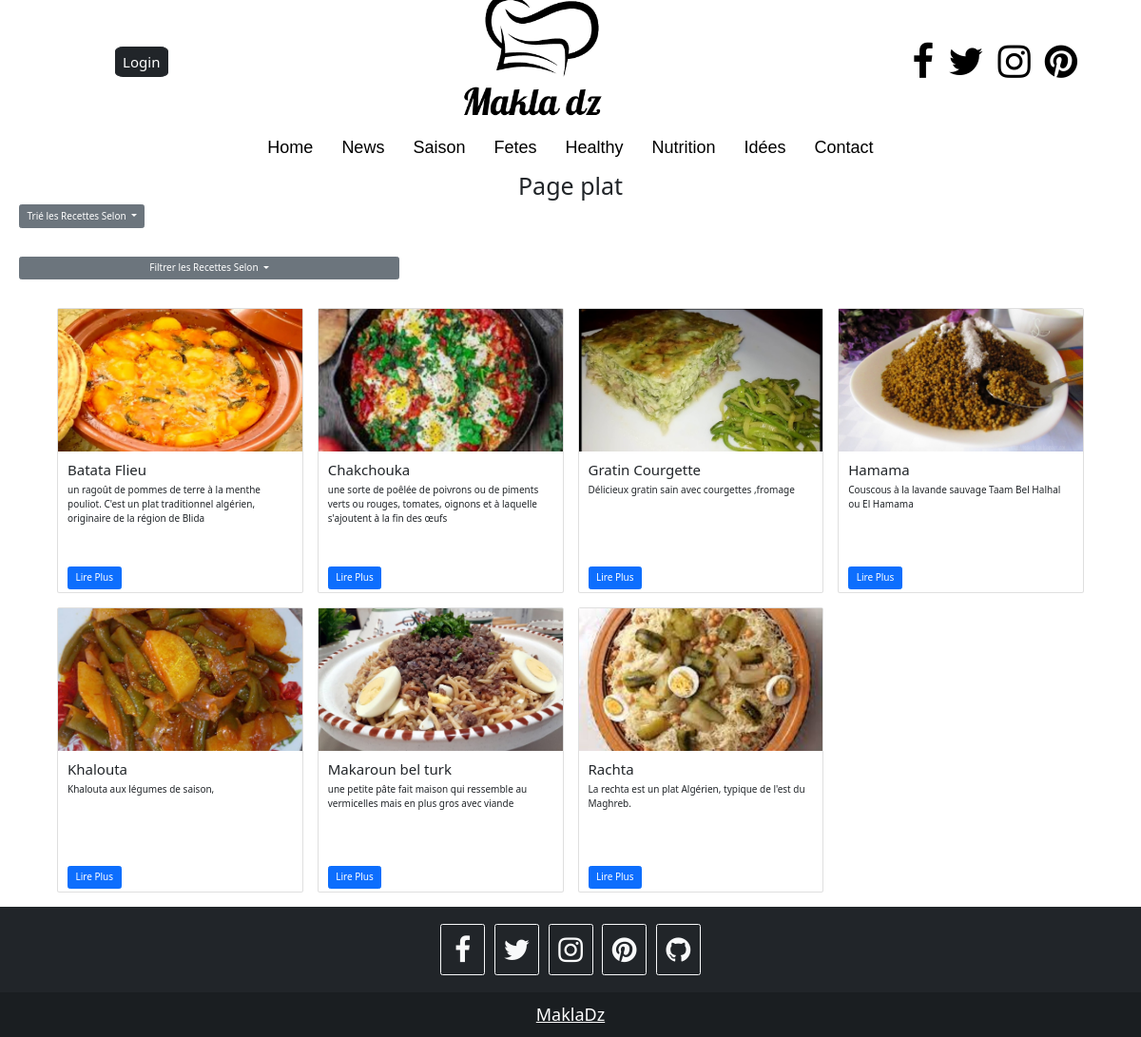
The app's page /Router/PageCategorie.php with its own data.
### tables this page shows
CREATE TABLE IF NOT EXISTS `recette` (
  `titre` varchar(100) NOT NULL,
  `categorie` enum('entree','plat','desert','boisson') NOT NULL,
  `valider` bit(1) NOT NULL,
  `userid` int(50) DEFAULT NULL,
  `image` varchar(500) DEFAULT NULL,
  `ddescription` text NOT NULL,
  `description` mediumtext NOT NULL,
  `tpreparation` time NOT NULL,
  `trepos` time NOT NULL,
  `tcuisson` time NOT NULL,
  `notation` tinyint(4) NOT NULL,
  `defficulte` enum('Facile','Moyenne','Difficile') NOT NULL,
  `fetes` set('Mariage','Mouloud','Circoncision','Aid','Achoura','Ramdan') DEFAULT NULL,
  `video` varchar(500) DEFAULT NULL,
  `nbCalorie` float(12,6) DEFAULT NULL,
  `display` tinyint(1) DEFAULT NULL,
  PRIMARY KEY (`titre`),
  KEY `userid` (`userid`)
);

### Controller/recipiesController.php (called while the page is built, shortened)
<?php
require_once('../Modele/recipiesModele.php');
require_once('../View/clientview.php');
class RecipiesController{
    function getCurrentSaison(){
        $d=date("Y/m/d");
        switch(strval($d[5].$d[6])){
            case 6:case 7:case 8: return 'Ete';
            break;
        }
    }
   public function getSortedRecipies($categorie,$criteria,$asc){
    $modele=new RecipiesModele();
    return $modele->getSortedRecipies($categorie,$criteria,$asc);
   }
     public function showCategories($categorie,$criteria,$asc){
        $view=new ClientView();
        $view->header();
        $view->navbar();
        $view->showSortedCategories($categorie,$criteria,$asc);
       $view->footer();
    }
}
?>

### Modele/recipiesModele.php (called while the page is built, shortened)
<?php
class RecipiesModele{
 private $servername = "127.0.0.1";
private $dbname = "projet";
private $username = "root";
private $password = "";
private function cnx($servername,$dbname,$username,$password){
    $dsn="mysql:host=$servername; dbname=$dbname;";
    try {
    $conn = new PDO($dsn,$username, $password);     }
    catch(PDOException $e) {
    echo "connection failed" . $e->getMessage();}
    return $conn;
}
public function getRecipies($categorie){
    $c=$this->cnx($this->servername,$this->dbname,$this->username,$this->password);
    $q="SELECT * FROM recette where categorie=? and valider=1;";
    $stmt = $c->prepare($q);
    $stmt->execute([$categorie]);
    return $stmt->fetchAll();
    }
    public function getSortedRecipies($categorie,$Criteria,$asc){
if(($categorie=='')||($categorie=='all')) $recipie=$this->getAllRecipies();
   else  $recipie=$this->getRecipies($categorie);
    if($Criteria==="none"){
        return $recipie;
    }
}
}
?>

### View/clientview.php (the view, shortened to what this page needs)
<?php
require_once("../Controller/recipiesController.php");
class ClientView{
public function header(){
echo '
<!Doctype html>
<html lang="en">
<head>
    <title>MaklaDz</title>
    <meta http-equiv="pragma" content="no-cache">
    <meta name="description" content="un site web pour les recettes ">
    <meta name="viewport" content="width=device-width, initial-scale=1,
            shrink-to-fit=yes">
    <link href="../styles.css" rel="stylesheet">
    <link rel="stylesheet" href="https://cdnjs.cloudflare.com/ajax/libs/font-awesome/4.7.0/css/font-awesome.min.css">
    <meta charset="utf-8">
    <link href="https://cdn.jsdelivr.net/npm/bootstrap@5.0.2/dist/css/bootstrap.min.css" rel="stylesheet"
>
    <script src="https://cdn.jsdelivr.net/npm/bootstrap@5.0.2/dist/js/bootstrap.bundle.min.js"
>
    </script>
    <script src="https://smtpjs.com/v3/smtp.js"></script>
    <script src="https://ajax.googleapis.com/ajax/libs/jquery/3.6.1/jquery.min.js"></script>
<script src="../jquery.js"></script>
<script src="../jquery-3.6.1.min.js"></script>
<script src="../scripts.js"></script>
</head>';
}
public function navbar(){
    $x=new RecipiesController();
echo '
<body>
    <div class="navbar1">';
    if(isset($_SESSION['user']) || isset($_SESSION['admin'])){
                echo '<a class=" btn btn-dark connectButton "  href="Loggout.php" >Logg Out</a>';
            }
            else
    echo '
        <a class=" btn btn-dark connectButton "  href="Login.php" >Login</a>';
        echo '<img src="../media/images/logo/websitelogo.png" class="rounded" alt="www.Makla.dz">
        <div class="socialmedia">
            <a href="#" class="fa fa-facebook"></a>
            <a href="#" class="fa fa-twitter"></a>
            <a href="#" class="fa fa-instagram"></a>
            <a href="#" class="fa fa-pinterest"></a>
        </div>
    </div>';
    if(isset($_SESSION['admin'])){
      echo '
    <nav class="container-fluid navbar-fixed-top">
        <div class="navbar2">
            <a href="AdminHome.php">Home</a>
            <a href="AllNews.php">News</a>
            <a href="GestionRecetteTrie.php">Recettes</a>
            <a href="Nutrition.php">Nutrition</a>
            <a href="idee.php">Utilisateurs</a>
            <a href="idee.php">Paramètre</a>
       </div>
    </nav>
    <main>';
    }else{
    echo '
    <nav class="container-fluid navbar-fixed-top">
        <div class="navbar2">
            <a href="index.php">Home</a>
            <a href="AllNews.php">News</a>
            <a href="Saison.php?requestedSaison='.$x->getCurrentSaison().'">Saison</a>
            <a href="Fetes.php?requestedFetes=tous">Fetes</a>
            <a href="Healthy.php">Healthy</a>
            <a href="Nutrition.php">Nutrition</a>
            <a href="idee.php">Idées</a>
            <a href="Contact.php">Contact</a>';
       echo ' </div>
    </nav>
    <main>';}
    }
public function card($x,$recipies){
     echo "<div class='col-sm mb-4'>
        <div class='card'>
            <img class='img-fluid' alt='100%x280' src=\"..\/".$recipies[$x]['image']."\">
            <div class='card-body'>
                <h4 class='card-title'>".$recipies[$x]['titre']."</h4>
                <p class='card-text'>".$recipies[$x]['ddescription']."</p>
                 <a href=\"Recette.php?requestedRecipie=".$recipies[$x]['titre']."\" class='ReadMore btn btn-primary'>Lire Plus</a>
                 </div>
        </div>
    </div>";
}
    public function footer(){echo '
         </main>
        <footer class="bg-dark text-center text-white">
  <div class="container p-4 pb-0">
    <section class="mb-4">
      <a class="btn btn-outline-light btn-floating m-1" href="#!" role="button"><i class="fa fa-facebook"></i></a>
      <a class="btn btn-outline-light btn-floating m-1" href="#!" role="button"><i class="fa fa-twitter"></i></a>
      <a class="btn btn-outline-light btn-floating m-1" href="#!" role="button"><i class="fa fa-instagram"></i ></a>
      <a class="btn btn-outline-light btn-floating m-1" href="#!" role="button"><i class="fa fa-pinterest"></i
      ></a>
      <a class="btn btn-outline-light btn-floating m-1" href="#!" role="button"
        ><i class="fa fa-github"></i
      ></a>
    </section>
  </div>
  <div class="text-center p-3" style="background-color: rgba(0, 0, 0, 0.2);">
    <a class="text-white" href="https://mdbootstrap.com/">MaklaDz</a>
  </div>
</footer>
</body>
</html>';
}
public function showSortedCategories($categorie,$criteria,$asc){
    $control=new RecipiesController();
     $proposed=$control->getUnvalidated();
    $recipies=$control->getSortedRecipies($categorie,$criteria,$asc);
    echo '<center><h1> Page '.$categorie.' <h1></center>';
    echo '<div class="dropdown">';
  echo '<button class="btn btn-secondary dropdown-toggle" type="button" id="dropdownMenuButton1" data-bs-toggle="dropdown" aria-expanded="false">
    Trié les Recettes Selon
  </button>
 </button>
  <ul class="dropdown-menu" aria-labelledby="dropdownMenuButton1">
    <li><a class="dropdown-item" href="PageCategorie.php?requestedCriteria=tcuisson&requestedCategorie='.$categorie.'">Temp cuisson</a></li>
    <li><a class="dropdown-item" href="PageCategorie.php?requestedCriteria=tpreparation&requestedCategorie='.$categorie.'">Temp Preparation</a></li>
    <li><a class="dropdown-item" href="PageCategorie.php?requestedCriteria=ttotal&requestedCategorie='.$categorie.'">Temp Total</a></li>
    <li><a class="dropdown-item" href="PageCategorie.php?requestedCriteria=notation&requestedCategorie='.$categorie.'">La Notation</a></li>
    <li><a class="dropdown-item" href="PageCategorie.php?requestedCriteria=nbCalorie&requestedCategorie='.$categorie.'">Nombre des Calories</a></li>
  </ul>
</div>';
echo '<div class="dropdown">
  <button class="btn btn-secondary dropdown-toggle" type="button" id="dropdownMenuButton2" data-bs-toggle="dropdown" aria-expanded="false">
    Filtrer les Recettes Selon
  </button>
</div>';
    if(isset($_SESSION['admin'])){
  echo '<table class="table">
  <thead>
    <tr>
      <th scope="col">Recette</th>
      <th scope="col">Valider</th>
      <th scope="col">operation 1</th>
      <th scope="col">operation 2</th>
      <th scope="col">operation 3</th>
    </tr>
  </thead>
  <tbody>';
  if(count($recipies)==0){
        echo '<p id="emptyMessage" >Pas de recette Comme Ca</p>';
     }
    else for($x=0;$x<count($recipies);$x++){
        echo $this->row($x,$recipies);
    }
    for($x=0;$x<count($proposed);$x++){
        echo $this->row($x,$proposed);
    }
    echo '</tbody>
</table>';
}else{
     echo ' <section class="cardsdisplay "><div class="row row-cols-1 row-cols-md-4">';
     if(count($recipies)==0){
        echo '<p id="emptyMessage" >Pas de recette Comme Ca</p>';
     }
    else for($x=0;$x<count($recipies);$x++){
        echo $this->card($x,$recipies);
    }
    echo ' </div></section>';
}
}
}
?>

### styles.css (style rules this page uses)
html { font-size: 62.5%; box-sizing: border-box; }
body { margin: 0; padding: 0; }
a { text-decoration: none; }
h1 { margin-top: 0; font-size: 5rem; }
h4 { font-size: 2rem; }
nav { z-index: 1000; position: relative; width: 100%; overflow: auto; top: 0; padding: 0; margin: 0; }
footer { z-index: 1000; position: relative; width: 100%; overflow: auto; bottom: 0; padding: 0; margin: 0; font-size: large; text-decoration: none; }
footer a.btn { font-size: 30px; }
footer i { height: 30px; width: 30px; }
.socialmedia { display: flex; width: 10%; justify-content: space-between; align-items: center; gap: 15px; }
.socialmedia a { color: black; text-decoration: none; font-size: 40px; }
.navbar1 { display: flex; justify-content: space-around; align-items: center; height: 130px; background-color: white; }
.navbar1 img { height: 200px; width: 300px; background-color: red; }
.navbar2 { display: flex; top: 0; position: sticky; justify-content: center; align-items: center; margin: 0; padding: 0; overflow: hidden; top: 0; left: 0; right: 0; width: 100%; height: 50px; gap: 30px; background-color: white; }
.navbar2 a { text-decoration: none; color: black; font-size: large; font-family: sans-serif, Arial, Helvetica; border-left-style: solid 2px; }
.navbar1 .btn { font-size: 15px; border-radius: 15%; }
main { display: flex; flex-direction: column; flex-wrap: wrap; justify-content: center; align-items: center; max-width: 1400px; margin: 0; }
img { width: 100%; object-fit: cover; }
.cardsdisplay { margin-left: 5%; margin-right: 5%; }
.dropdown { align-self: flex-start; margin-left: 20px; margin-bottom: 30px; }
#dropdownMenuButton2 { width: 400px; }
.card { border: solid; height: 300px; position: relative; }
.card img { height: 150px; }
.ReadMore { bottom: 3px; position: absolute; }

### records on screen
recette: image (picture), titre "Batata Flieu", ddescription "un ragoût de pommes de terre à la menthe pouliot. C'est un plat traditionnel algérien, originaire de la région de Blida"
recette: image (picture), titre "Chakchouka", ddescription "une sorte de poêlée de poivrons ou de piments verts ou rouges, tomates, oignons et à laquelle s'ajoutent à la fin des œufs"
recette: image (picture), titre "Gratin Courgette", ddescription "Délicieux gratin sain avec courgettes ,fromage"
recette: image (picture), titre "Hamama", ddescription "Couscous à la lavande sauvage Taam Bel Halhal ou El Hamama"
recette: image (picture), titre "Khalouta", ddescription "Khalouta aux légumes de saison,"
recette: image (picture), titre "Makaroun bel turk", ddescription "une petite pâte fait maison qui ressemble au vermicelles mais en plus gros avec viande"
recette: image (picture), titre "Rachta", ddescription "La rechta est un plat Algérien, typique de l'est du Maghreb."

### other values on screen
$categorie "plat"
